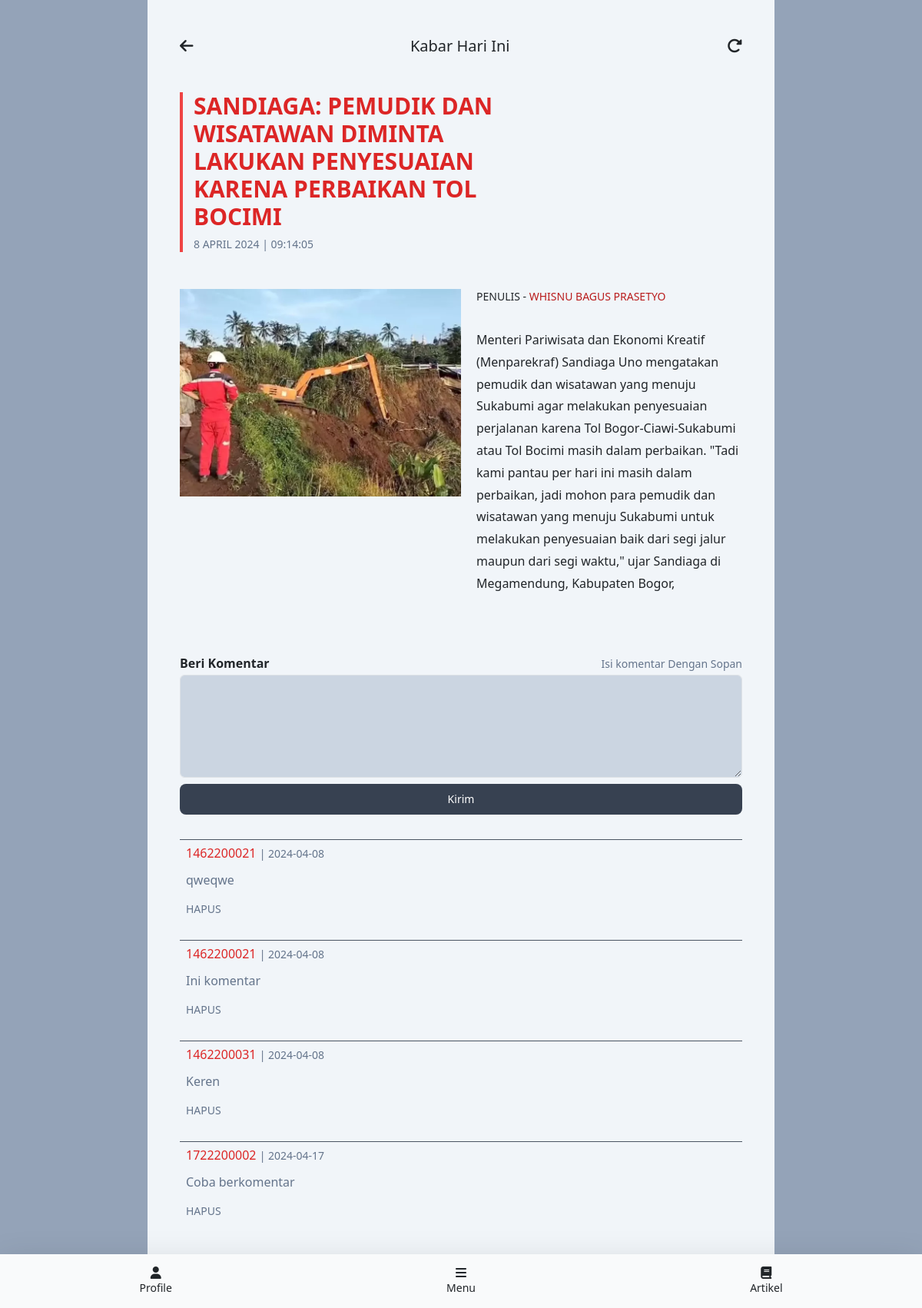
The app's page /user/d_artikel.php?id_artikel=44&nim=1462200006 with its own data.
### tables this page shows
CREATE TABLE `tbl_mhsiswa` (
  `id_mahasiswa` int(11) NOT NULL,
  `nama_mahasiswa` varchar(75) DEFAULT NULL,
  `jns_kelamin` varchar(15) DEFAULT NULL,
  `tgl_lahir` date DEFAULT NULL,
  `status_mhs` varchar(35) DEFAULT NULL,
  `jurusan` varchar(75) DEFAULT NULL,
  `nim` varchar(15) DEFAULT NULL,
  `lulusan_sekolah` varchar(75) DEFAULT NULL,
  `tahun_ajaran` varchar(30) DEFAULT NULL,
  `pekerjaan` varchar(75) DEFAULT NULL,
  `alamat` varchar(200) DEFAULT NULL,
  `kelurahan` varchar(45) DEFAULT NULL,
  `kecamatan` varchar(45) DEFAULT NULL,
  `kota` varchar(45) DEFAULT NULL,
  `provinsi` varchar(75) DEFAULT NULL,
  `telp` varchar(50) DEFAULT NULL,
  `email` varchar(55) DEFAULT NULL,
  `website` varchar(75) DEFAULT NULL
);

CREATE TABLE `tbl_artikel` (
  `id_artikel` int(5) NOT NULL,
  `tanggal_publish` date DEFAULT NULL,
  `penulis` varchar(50) DEFAULT NULL,
  `judul_berita` varchar(200) DEFAULT NULL,
  `isi_berita` text DEFAULT NULL,
  `status_artikel` varchar(20) DEFAULT NULL,
  `gambar` text NOT NULL,
  `jam` time NOT NULL
);

CREATE TABLE `tbl_komentar` (
  `id_komentar` int(5) NOT NULL,
  `id_berita_kampus` int(5) DEFAULT NULL,
  `tanggal_komentar` date DEFAULT NULL,
  `status` varchar(20) DEFAULT NULL,
  `nama` varchar(75) DEFAULT NULL,
  `isi_komentar` text DEFAULT NULL,
  `email` varchar(50) DEFAULT NULL,
  `website` varchar(50) DEFAULT NULL
);

### user/d_artikel.php (the view, shortened to what this page needs)
<?php
require "../koneksi.php";
$idartikel = $_GET['id_artikel'];
$nim = $_GET['nim'];
$ambildata = mysqli_query($conn, "SELECT * FROM tbl_mhsiswa WHERE nim = '$nim'");
$data = mysqli_fetch_array($ambildata);
$artikel = mysqli_query($conn, "SELECT * FROM tbl_artikel WHERE id_artikel = '$idartikel'");
$tampil_artikel = mysqli_fetch_array($artikel);
?>
<!DOCTYPE html>
<html lang="en">
<head>
    <link href="https://cdn.jsdelivr.net/npm/bootstrap@5.3.3/dist/css/bootstrap.min.css" rel="stylesheet"
 />
    <link rel="stylesheet" href="style3.css" />
    <link rel="stylesheet" href="https://cdnjs.cloudflare.com/ajax/libs/font-awesome/6.5.1/css/all.min.css" />
    <script src="https://cdn.tailwindcss.com"></script>
</head>
<body class="bg-slate-400">
    <nav
        class="fixed w-[50%] shadow-lg flex flex-row justify-center items-center gap-2 bottom-0 w-full px-2 py-2 bg-gray-50">
        <a class="w-full px-[20px] py-2 flex flex-col justify-center items-center h-[100%] rounded hover:bg-slate-400 gap-y-[2px]"
            href="user.php?nim=<?php echo $data['nim'] ?>">
            <i class="fa-solid fa-user"></i>
            <h6 class="text-sm font-medium">Profile</h6>
        </a>
        <a class="w-full px-[20px] py-2 flex flex-col justify-center items-center h-[100%] rounded hover:bg-gray-400 gap-y-[2px]"
            href="menu_user.php?nim=<?php echo $data['nim'] ?>">
            <i class="fa-solid fa-bars"></i>
            <h6 class="text-sm font-medium">Menu</h6>
        </a>
        <a class="w-full px-[20px] py-2 flex flex-col justify-center items-center h-[100%] rounded hover:bg-gray-400 gap-y-[2px]"
            href="artikel.php?nim=<?php echo $data['nim'] ?>">
            <i class="fa-solid fa-book"></i>
            <h6 class="text-sm font-medium">Artikel</h6>
        </a>
    </nav>
    <div class="h-full px-[20px] lg:px-48 shadow-lg bg-slate-400">
        <div class="h-[100vh] pb-[100px] h-full px-[42px] bg-slate-100 ">
            <div class="w-full flex justify-between items-center py-5 ">
                <a href="artikel.php?nim=<?php echo $data['nim'] ?>" class="fa-solid fa-arrow-left text-[20px]"></a>
                <h6 class="text-normal text-[20px] font-medium">Kabar Hari Ini</h6>
                <a class="fa-solid fa-rotate-right fa-spin text-[20px]"></a>
            </div>
            <div class="w-full flex flex-col justify-between items-start border-l-4 border-red-500 pl-3.5">
                <h2 class="text-3xl font-bold text-red-600 uppercase w-[90%] lg:w-[60%]">
                    <?php echo $tampil_artikel['judul_berita'] ?>
                </h2>
                <span class="text-sm text-slate-500 mt-2 font-medium uppercase">
                    <?php echo date("j F Y", strtotime($tampil_artikel['tanggal_publish'])) ?>
                    |
                    <?php echo $tampil_artikel['jam'] ?>
                </span>
            </div>
            <div class="py-5 h-full w-full lg:flex lg:gap-x-5   ">
                <img src="../artikel/file/<?php echo $tampil_artikel['gambar'] ?>" style="object-fit: cover;"
                    class="h-[270px] w-full lg:w-[50%] hover:shadow-lg">
                <div class="lg:w-[50%] w-full ">
                    <h2 class="font-normal text-sm uppercase">
                        penulis -
                        <span class=" text-red-700 mb-5 font-medium uppercase">
                            <?php echo $tampil_artikel['penulis'] ?>
                        </span>
                    </h2>
                    <div class="py-8">
                        <h6 class="text-base text-[14px] leading-[1.8rem] font-normal ">
                            <?php echo $tampil_artikel['isi_berita'] ?>
                        </h6>
                    </div>
                </div>
            </div>
            <div class="mb-4 font-bold text-normal flex flex-col gap-y-2">
                <form method="POST">
                    <h6 class="mb-1 w-full flex justify-between items-end">Beri Komentar <span
                            class="text-sm font-normal text-slate-500">Isi komentar Dengan Sopan</span></h6>
                    <textarea rows="5" type="text" name="komentar"
                        class="form-control w-[100%] bg-slate-300 "></textarea>
                    <button type="submit" name="simpan"
                        class="text-white bg-gray-700 hover:bg-gray-800 focus:ring-4 focus:ring-blue-300 font-medium rounded-lg w-full text-sm px-5 py-2.5 mt-2 mb-2">Kirim</button>
                </form>
            </div>
            <?php
            $komentar_query = mysqli_query($conn, "SELECT * FROM tbl_komentar WHERE id_berita_kampus = '$idartikel'");
            while ($tampil_komentar = mysqli_fetch_array($komentar_query)) {
                ?>
                <div class="tampil mt-3.5 w-full border-t py-2 px-2 border-gray-600 ">
                    <h6 class="mb-1 w-full text-red-600 font-medium">
                        <?php echo $tampil_komentar['nama']; ?> <span class="font-normal text-sm text-slate-500"> |
                            <?php echo $tampil_komentar['tanggal_komentar'] ?>
                        </span>
                    </h6>
                    <h1 class="text-base font-medium text-slate-500 py-2 ">
                        <?php echo $tampil_komentar['isi_komentar']; ?>
                    </h1>
                    <div class="text-sm font-normal text-slate-500 py-2 uppercase">
                        <a class="pointer" onclick="deleteData('<?php echo $tampil_komentar['isi_komentar']; ?>')">hapus</a>
                    </div>
                </div>
                <?php
            }
            ?>
        </div>
</body>
</html>

### style3.css (style rules this page uses)
* { padding: 0; margin: 0; }
body { background-color: #ced7e0; }

### records on screen
tbl_artikel: judul_berita "SANDIAGA: PEMUDIK DAN WISATAWAN DIMINTA LAKUKAN PENYESUAIAN KARENA PERBAIKAN TOL BOCIMI", tanggal_publish "8 APRIL 2024", jam "09:14:05", gambar (picture), penulis "WHISNU BAGUS PRASETYO", isi_berita "Menteri Pariwisata dan Ekonomi Kreatif (Menparekraf) Sandiaga Uno mengatakan pemudik dan wisatawan yang menuju Sukabumi agar melakukan penyesuaian perjalanan karena Tol Bogor-Ciawi-Sukabumi atau Tol Bocimi masih dalam perbaikan. \"Tadi kami pantau per hari ini masih dalam perbaikan, jadi mohon para pemudik dan wisatawan yang menuju Sukabumi untuk melakukan penyesuaian baik dari segi jalur maupun dari segi waktu,\" ujar Sandiaga di Megamendung, Kabupaten Bogor,"
tbl_komentar: nama "1462200021", tanggal_komentar "2024-04-08", isi_komentar "qweqwe"
tbl_komentar: nama "1462200021", tanggal_komentar "2024-04-08", isi_komentar "Ini komentar"
tbl_komentar: nama "1462200031", tanggal_komentar "2024-04-08", isi_komentar "Keren"
tbl_komentar: nama "1722200002", tanggal_komentar "2024-04-17", isi_komentar "Coba berkomentar"
